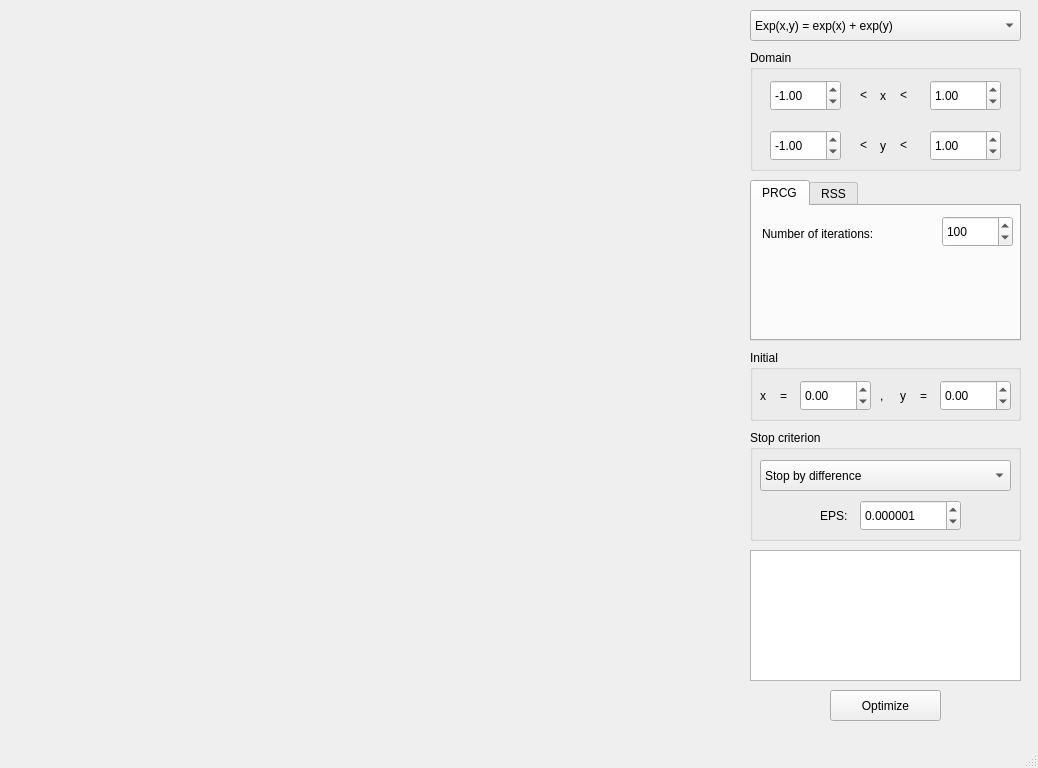
<?xml version="1.0" encoding="UTF-8"?>
<ui version="4.0">
 <class>MainWindow</class>
 <widget class="QMainWindow" name="MainWindow">
  <property name="geometry">
   <rect>
    <x>0</x>
    <y>0</y>
    <width>1038</width>
    <height>768</height>
   </rect>
  </property>
  <property name="windowTitle">
   <string>MainWindow</string>
  </property>
  <widget class="QWidget" name="centralwidget">
   <widget class="QComboBox" name="functionBox">
    <property name="geometry">
     <rect>
      <x>750</x>
      <y>10</y>
      <width>271</width>
      <height>31</height>
     </rect>
    </property>
    <property name="editable">
     <bool>false</bool>
    </property>
    <property name="currentText">
     <string>Exp(x,y) = exp(x) + exp(y)</string>
    </property>
    <property name="currentIndex">
     <number>0</number>
    </property>
    <item>
     <property name="text">
      <string>Exp(x,y) = exp(x) + exp(y)</string>
     </property>
    </item>
    <item>
     <property name="text">
      <string>Trig(x,y) = sin(x) + cos(y)</string>
     </property>
    </item>
    <item>
     <property name="text">
      <string>Ros(x,y) = (1 - x)^2 + 100(y - x^2)^2 </string>
     </property>
    </item>
    <item>
     <property name="text">
      <string>Q(x,y) = 2x^2 + 5xy - y^2</string>
     </property>
    </item>
   </widget>
   <widget class="QGroupBox" name="domainBox">
    <property name="geometry">
     <rect>
      <x>750</x>
      <y>50</y>
      <width>271</width>
      <height>121</height>
     </rect>
    </property>
    <property name="title">
     <string>Domain</string>
    </property>
    <widget class="QLabel" name="label_2">
     <property name="geometry">
      <rect>
       <x>130</x>
       <y>30</y>
       <width>16</width>
       <height>31</height>
      </rect>
     </property>
     <property name="text">
      <string>x</string>
     </property>
    </widget>
    <widget class="QLabel" name="label_3">
     <property name="geometry">
      <rect>
       <x>130</x>
       <y>80</y>
       <width>16</width>
       <height>31</height>
      </rect>
     </property>
     <property name="text">
      <string>y</string>
     </property>
    </widget>
    <widget class="QLabel" name="label_6">
     <property name="geometry">
      <rect>
       <x>110</x>
       <y>30</y>
       <width>16</width>
       <height>31</height>
      </rect>
     </property>
     <property name="text">
      <string>&lt;</string>
     </property>
    </widget>
    <widget class="QDoubleSpinBox" name="x2SpinBox">
     <property name="geometry">
      <rect>
       <x>180</x>
       <y>30</y>
       <width>71</width>
       <height>31</height>
      </rect>
     </property>
     <property name="minimum">
      <double>-100.000000000000000</double>
     </property>
     <property name="maximum">
      <double>100.000000000000000</double>
     </property>
     <property name="singleStep">
      <double>0.100000000000000</double>
     </property>
     <property name="value">
      <double>1.000000000000000</double>
     </property>
    </widget>
    <widget class="QDoubleSpinBox" name="y1SpinBox">
     <property name="geometry">
      <rect>
       <x>20</x>
       <y>80</y>
       <width>71</width>
       <height>31</height>
      </rect>
     </property>
     <property name="minimum">
      <double>-100.000000000000000</double>
     </property>
     <property name="maximum">
      <double>100.000000000000000</double>
     </property>
     <property name="singleStep">
      <double>0.100000000000000</double>
     </property>
     <property name="value">
      <double>-1.000000000000000</double>
     </property>
    </widget>
    <widget class="QDoubleSpinBox" name="y2SpinBox">
     <property name="geometry">
      <rect>
       <x>180</x>
       <y>80</y>
       <width>71</width>
       <height>31</height>
      </rect>
     </property>
     <property name="minimum">
      <double>-100.000000000000000</double>
     </property>
     <property name="maximum">
      <double>100.000000000000000</double>
     </property>
     <property name="singleStep">
      <double>0.100000000000000</double>
     </property>
     <property name="value">
      <double>1.000000000000000</double>
     </property>
    </widget>
    <widget class="QLabel" name="label_14">
     <property name="geometry">
      <rect>
       <x>110</x>
       <y>80</y>
       <width>16</width>
       <height>31</height>
      </rect>
     </property>
     <property name="text">
      <string>&lt;</string>
     </property>
    </widget>
    <widget class="QLabel" name="label_15">
     <property name="geometry">
      <rect>
       <x>150</x>
       <y>80</y>
       <width>16</width>
       <height>31</height>
      </rect>
     </property>
     <property name="text">
      <string>&lt;</string>
     </property>
    </widget>
    <widget class="QLabel" name="label_16">
     <property name="geometry">
      <rect>
       <x>150</x>
       <y>30</y>
       <width>16</width>
       <height>31</height>
      </rect>
     </property>
     <property name="text">
      <string>&lt;</string>
     </property>
    </widget>
    <widget class="QDoubleSpinBox" name="x1SpinBox">
     <property name="geometry">
      <rect>
       <x>20</x>
       <y>30</y>
       <width>71</width>
       <height>31</height>
      </rect>
     </property>
     <property name="minimum">
      <double>-100.000000000000000</double>
     </property>
     <property name="maximum">
      <double>100.000000000000000</double>
     </property>
     <property name="singleStep">
      <double>0.100000000000000</double>
     </property>
     <property name="value">
      <double>-1.000000000000000</double>
     </property>
    </widget>
   </widget>
   <widget class="QTabWidget" name="methodWidget">
    <property name="geometry">
     <rect>
      <x>750</x>
      <y>180</y>
      <width>271</width>
      <height>161</height>
     </rect>
    </property>
    <property name="currentIndex">
     <number>0</number>
    </property>
    <widget class="QWidget" name="tabPRCG">
     <attribute name="title">
      <string>PRCG</string>
     </attribute>
     <widget class="QLabel" name="label_7">
      <property name="geometry">
       <rect>
        <x>10</x>
        <y>20</y>
        <width>181</width>
        <height>16</height>
       </rect>
      </property>
      <property name="text">
       <string>Number of iterations:</string>
      </property>
     </widget>
     <widget class="QSpinBox" name="num_iter_PRCGBox">
      <property name="geometry">
       <rect>
        <x>190</x>
        <y>10</y>
        <width>71</width>
        <height>31</height>
       </rect>
      </property>
      <property name="minimum">
       <number>1</number>
      </property>
      <property name="maximum">
       <number>10000</number>
      </property>
      <property name="value">
       <number>100</number>
      </property>
     </widget>
    </widget>
    <widget class="QWidget" name="tabRSS">
     <attribute name="title">
      <string>RSS</string>
     </attribute>
     <widget class="QLabel" name="label_8">
      <property name="geometry">
       <rect>
        <x>10</x>
        <y>20</y>
        <width>181</width>
        <height>16</height>
       </rect>
      </property>
      <property name="text">
       <string>Number of iterations:</string>
      </property>
     </widget>
     <widget class="QLabel" name="label_9">
      <property name="geometry">
       <rect>
        <x>10</x>
        <y>60</y>
        <width>181</width>
        <height>16</height>
       </rect>
      </property>
      <property name="text">
       <string>Local search probability:</string>
      </property>
     </widget>
     <widget class="QLabel" name="label_10">
      <property name="geometry">
       <rect>
        <x>10</x>
        <y>100</y>
        <width>181</width>
        <height>16</height>
       </rect>
      </property>
      <property name="text">
       <string>Coefficient for locality:</string>
      </property>
     </widget>
     <widget class="QSpinBox" name="num_iter_RSSBox">
      <property name="geometry">
       <rect>
        <x>190</x>
        <y>10</y>
        <width>71</width>
        <height>31</height>
       </rect>
      </property>
      <property name="minimum">
       <number>1</number>
      </property>
      <property name="maximum">
       <number>10000</number>
      </property>
      <property name="value">
       <number>100</number>
      </property>
     </widget>
     <widget class="QDoubleSpinBox" name="probBox">
      <property name="geometry">
       <rect>
        <x>190</x>
        <y>50</y>
        <width>71</width>
        <height>31</height>
       </rect>
      </property>
      <property name="maximum">
       <double>1.000000000000000</double>
      </property>
      <property name="singleStep">
       <double>0.050000000000000</double>
      </property>
      <property name="value">
       <double>0.500000000000000</double>
      </property>
     </widget>
     <widget class="QDoubleSpinBox" name="coefBox">
      <property name="geometry">
       <rect>
        <x>190</x>
        <y>90</y>
        <width>71</width>
        <height>31</height>
       </rect>
      </property>
      <property name="maximum">
       <double>1.000000000000000</double>
      </property>
      <property name="singleStep">
       <double>0.050000000000000</double>
      </property>
      <property name="value">
       <double>0.250000000000000</double>
      </property>
     </widget>
    </widget>
   </widget>
   <widget class="QGroupBox" name="initialBox">
    <property name="geometry">
     <rect>
      <x>750</x>
      <y>350</y>
      <width>271</width>
      <height>71</height>
     </rect>
    </property>
    <property name="title">
     <string>Initial</string>
    </property>
    <widget class="QDoubleSpinBox" name="x0Box">
     <property name="geometry">
      <rect>
       <x>50</x>
       <y>30</y>
       <width>71</width>
       <height>31</height>
      </rect>
     </property>
     <property name="minimum">
      <double>-100.000000000000000</double>
     </property>
     <property name="maximum">
      <double>100.000000000000000</double>
     </property>
     <property name="singleStep">
      <double>0.100000000000000</double>
     </property>
    </widget>
    <widget class="QLabel" name="label_12">
     <property name="geometry">
      <rect>
       <x>150</x>
       <y>30</y>
       <width>16</width>
       <height>31</height>
      </rect>
     </property>
     <property name="text">
      <string>y</string>
     </property>
    </widget>
    <widget class="QDoubleSpinBox" name="y0Box">
     <property name="geometry">
      <rect>
       <x>190</x>
       <y>30</y>
       <width>71</width>
       <height>31</height>
      </rect>
     </property>
     <property name="minimum">
      <double>-100.000000000000000</double>
     </property>
     <property name="maximum">
      <double>100.000000000000000</double>
     </property>
     <property name="singleStep">
      <double>0.100000000000000</double>
     </property>
    </widget>
    <widget class="QLabel" name="label_11">
     <property name="geometry">
      <rect>
       <x>10</x>
       <y>30</y>
       <width>16</width>
       <height>31</height>
      </rect>
     </property>
     <property name="text">
      <string>x</string>
     </property>
    </widget>
    <widget class="QLabel" name="label_17">
     <property name="geometry">
      <rect>
       <x>30</x>
       <y>30</y>
       <width>16</width>
       <height>31</height>
      </rect>
     </property>
     <property name="text">
      <string>=</string>
     </property>
    </widget>
    <widget class="QLabel" name="label_18">
     <property name="geometry">
      <rect>
       <x>170</x>
       <y>30</y>
       <width>16</width>
       <height>31</height>
      </rect>
     </property>
     <property name="text">
      <string>=</string>
     </property>
    </widget>
    <widget class="QLabel" name="label_19">
     <property name="geometry">
      <rect>
       <x>130</x>
       <y>30</y>
       <width>16</width>
       <height>31</height>
      </rect>
     </property>
     <property name="text">
      <string>,</string>
     </property>
    </widget>
   </widget>
   <widget class="QGroupBox" name="scGroupBox">
    <property name="geometry">
     <rect>
      <x>750</x>
      <y>430</y>
      <width>271</width>
      <height>111</height>
     </rect>
    </property>
    <property name="title">
     <string>Stop criterion</string>
    </property>
    <widget class="QLabel" name="label_13">
     <property name="geometry">
      <rect>
       <x>70</x>
       <y>70</y>
       <width>31</width>
       <height>31</height>
      </rect>
     </property>
     <property name="text">
      <string>EPS:</string>
     </property>
    </widget>
    <widget class="QDoubleSpinBox" name="EPSBox">
     <property name="geometry">
      <rect>
       <x>110</x>
       <y>70</y>
       <width>101</width>
       <height>31</height>
      </rect>
     </property>
     <property name="decimals">
      <number>6</number>
     </property>
     <property name="maximum">
      <double>1.000000000000000</double>
     </property>
     <property name="singleStep">
      <double>0.000001000000000</double>
     </property>
     <property name="value">
      <double>0.000001000000000</double>
     </property>
    </widget>
    <widget class="QComboBox" name="scBox">
     <property name="geometry">
      <rect>
       <x>10</x>
       <y>30</y>
       <width>251</width>
       <height>31</height>
      </rect>
     </property>
     <property name="currentIndex">
      <number>0</number>
     </property>
     <item>
      <property name="text">
       <string>Stop by difference</string>
      </property>
     </item>
     <item>
      <property name="text">
       <string>Stop by norm of gradient</string>
      </property>
     </item>
    </widget>
   </widget>
   <widget class="QCustomPlot" name="Graph" native="true">
    <property name="geometry">
     <rect>
      <x>10</x>
      <y>10</y>
      <width>731</width>
      <height>711</height>
     </rect>
    </property>
   </widget>
   <widget class="QTextBrowser" name="result">
    <property name="geometry">
     <rect>
      <x>750</x>
      <y>550</y>
      <width>271</width>
      <height>131</height>
     </rect>
    </property>
   </widget>
   <widget class="QPushButton" name="optimButton">
    <property name="geometry">
     <rect>
      <x>830</x>
      <y>690</y>
      <width>111</width>
      <height>31</height>
     </rect>
    </property>
    <property name="text">
     <string>Optimize</string>
    </property>
   </widget>
  </widget>
  <widget class="QMenuBar" name="menubar">
   <property name="geometry">
    <rect>
     <x>0</x>
     <y>0</y>
     <width>1038</width>
     <height>21</height>
    </rect>
   </property>
  </widget>
  <widget class="QStatusBar" name="statusbar"/>
 </widget>
 <customwidgets>
  <customwidget>
   <class>QCustomPlot</class>
   <extends>QWidget</extends>
   <header>qcustomplot.h</header>
   <container>1</container>
  </customwidget>
 </customwidgets>
 <resources/>
 <connections/>
</ui>
